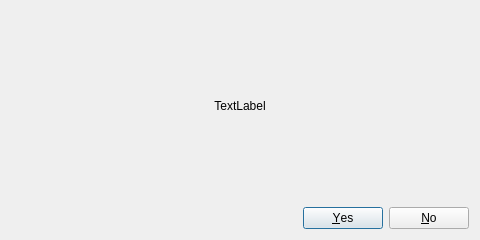
<?xml version="1.0" encoding="UTF-8"?>
<ui version="4.0">
 <class>GenericDialog</class>
 <widget class="QDialog" name="GenericDialog">
  <property name="geometry">
   <rect>
    <x>0</x>
    <y>0</y>
    <width>480</width>
    <height>240</height>
   </rect>
  </property>
  <property name="maximumSize">
   <size>
    <width>16777215</width>
    <height>16777215</height>
   </size>
  </property>
  <property name="windowTitle">
   <string>Generic Dialog</string>
  </property>
  <layout class="QVBoxLayout" name="verticalLayout">
   <item>
    <spacer name="verticalSpacer_2">
     <property name="orientation">
      <enum>Qt::Vertical</enum>
     </property>
     <property name="sizeHint" stdset="0">
      <size>
       <width>20</width>
       <height>40</height>
      </size>
     </property>
    </spacer>
   </item>
   <item>
    <widget class="QLabel" name="label">
     <property name="text">
      <string>TextLabel</string>
     </property>
     <property name="alignment">
      <set>Qt::AlignCenter</set>
     </property>
    </widget>
   </item>
   <item>
    <spacer name="verticalSpacer">
     <property name="orientation">
      <enum>Qt::Vertical</enum>
     </property>
     <property name="sizeHint" stdset="0">
      <size>
       <width>20</width>
       <height>40</height>
      </size>
     </property>
    </spacer>
   </item>
   <item>
    <widget class="QDialogButtonBox" name="buttonBox">
     <property name="orientation">
      <enum>Qt::Horizontal</enum>
     </property>
     <property name="standardButtons">
      <set>QDialogButtonBox::No|QDialogButtonBox::Yes</set>
     </property>
    </widget>
   </item>
  </layout>
 </widget>
 <resources/>
 <connections>
  <connection>
   <sender>buttonBox</sender>
   <signal>accepted()</signal>
   <receiver>GenericDialog</receiver>
   <slot>accept()</slot>
   <hints>
    <hint type="sourcelabel">
     <x>248</x>
     <y>254</y>
    </hint>
    <hint type="destinationlabel">
     <x>157</x>
     <y>274</y>
    </hint>
   </hints>
  </connection>
  <connection>
   <sender>buttonBox</sender>
   <signal>rejected()</signal>
   <receiver>GenericDialog</receiver>
   <slot>reject()</slot>
   <hints>
    <hint type="sourcelabel">
     <x>316</x>
     <y>260</y>
    </hint>
    <hint type="destinationlabel">
     <x>286</x>
     <y>274</y>
    </hint>
   </hints>
  </connection>
 </connections>
</ui>
